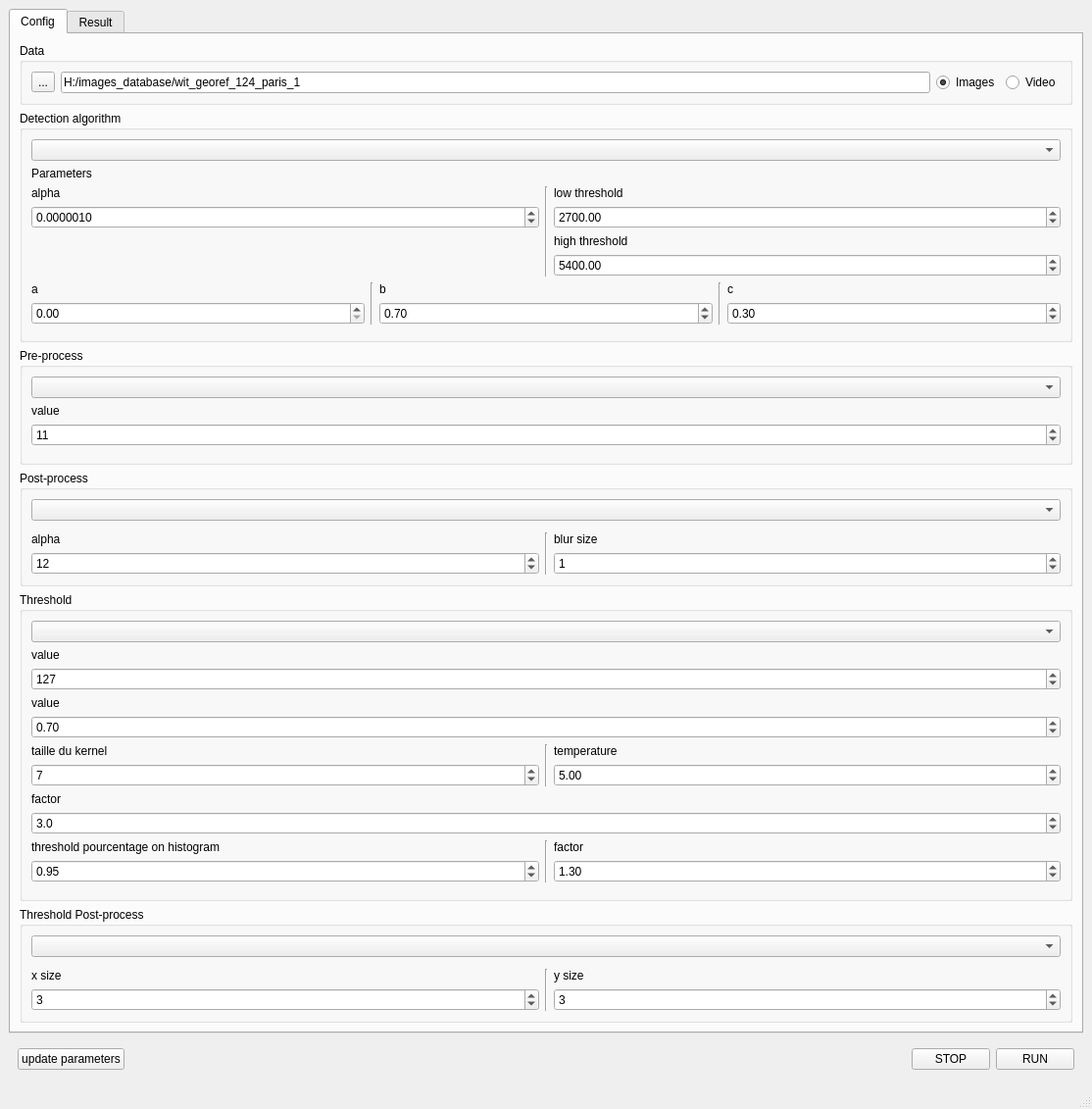
<?xml version="1.0" encoding="UTF-8"?>
<ui version="4.0">
 <class>MainWindow</class>
 <widget class="QMainWindow" name="MainWindow">
  <property name="geometry">
   <rect>
    <x>0</x>
    <y>0</y>
    <width>1114</width>
    <height>1088</height>
   </rect>
  </property>
  <property name="windowTitle">
   <string>MainWindow</string>
  </property>
  <widget class="QWidget" name="centralwidget">
   <layout class="QVBoxLayout" name="verticalLayout">
    <item>
     <widget class="QTabWidget" name="tabWidget">
      <property name="currentIndex">
       <number>0</number>
      </property>
      <widget class="QWidget" name="tab">
       <attribute name="title">
        <string>Config</string>
       </attribute>
       <layout class="QVBoxLayout" name="verticalLayout_4">
        <item>
         <widget class="QGroupBox" name="groupBox_5">
          <property name="title">
           <string>Data</string>
          </property>
          <layout class="QVBoxLayout" name="verticalLayout_2">
           <item>
            <layout class="QHBoxLayout" name="horizontalLayout_4">
             <property name="spacing">
              <number>6</number>
             </property>
             <property name="topMargin">
              <number>0</number>
             </property>
             <item>
              <widget class="QToolButton" name="toolButton_input">
               <property name="text">
                <string>...</string>
               </property>
              </widget>
             </item>
             <item>
              <widget class="QLineEdit" name="lineEdit_input">
               <property name="text">
                <string>H:/images_database/wit_georef_124_paris_1</string>
               </property>
              </widget>
             </item>
             <item>
              <widget class="QRadioButton" name="radioButton">
               <property name="text">
                <string>Images</string>
               </property>
               <property name="checked">
                <bool>true</bool>
               </property>
              </widget>
             </item>
             <item>
              <widget class="QRadioButton" name="radioButton_2">
               <property name="text">
                <string>Video</string>
               </property>
               <property name="checkable">
                <bool>false</bool>
               </property>
              </widget>
             </item>
            </layout>
           </item>
          </layout>
         </widget>
        </item>
        <item>
         <widget class="QGroupBox" name="groupBox">
          <property name="enabled">
           <bool>true</bool>
          </property>
          <property name="title">
           <string>Detection algorithm </string>
          </property>
          <layout class="QVBoxLayout" name="verticalLayout_7">
           <item>
            <widget class="QComboBox" name="comboBox_detection"/>
           </item>
           <item>
            <widget class="QLabel" name="label_4">
             <property name="text">
              <string>Parameters</string>
             </property>
            </widget>
           </item>
           <item>
            <widget class="QWidget" name="param_d_dpmean" native="true">
             <property name="enabled">
              <bool>true</bool>
             </property>
             <layout class="QHBoxLayout" name="horizontalLayout_8">
              <property name="leftMargin">
               <number>0</number>
              </property>
              <property name="topMargin">
               <number>0</number>
              </property>
              <property name="rightMargin">
               <number>0</number>
              </property>
              <property name="bottomMargin">
               <number>0</number>
              </property>
              <item>
               <layout class="QVBoxLayout" name="verticalLayout_21">
                <item>
                 <widget class="QLabel" name="label_16">
                  <property name="text">
                   <string>alpha</string>
                  </property>
                 </widget>
                </item>
                <item>
                 <widget class="QDoubleSpinBox" name="doubleSpinBox_14">
                  <property name="decimals">
                   <number>7</number>
                  </property>
                  <property name="value">
                   <double>0.000001000000000</double>
                  </property>
                 </widget>
                </item>
                <item>
                 <spacer name="verticalSpacer_7">
                  <property name="orientation">
                   <enum>Qt::Vertical</enum>
                  </property>
                  <property name="sizeHint" stdset="0">
                   <size>
                    <width>20</width>
                    <height>40</height>
                   </size>
                  </property>
                 </spacer>
                </item>
               </layout>
              </item>
              <item>
               <widget class="Line" name="line_9">
                <property name="orientation">
                 <enum>Qt::Vertical</enum>
                </property>
               </widget>
              </item>
              <item>
               <layout class="QVBoxLayout" name="verticalLayout_23">
                <item>
                 <widget class="QLabel" name="label_17">
                  <property name="text">
                   <string>low threshold</string>
                  </property>
                 </widget>
                </item>
                <item>
                 <widget class="QDoubleSpinBox" name="doubleSpinBox_15">
                  <property name="maximum">
                   <double>100000.000000000000000</double>
                  </property>
                  <property name="value">
                   <double>2700.000000000000000</double>
                  </property>
                 </widget>
                </item>
                <item>
                 <widget class="QLabel" name="label_19">
                  <property name="text">
                   <string>high threshold</string>
                  </property>
                 </widget>
                </item>
                <item>
                 <widget class="QDoubleSpinBox" name="doubleSpinBox_17">
                  <property name="maximum">
                   <double>10000.000000000000000</double>
                  </property>
                  <property name="value">
                   <double>5400.000000000000000</double>
                  </property>
                 </widget>
                </item>
               </layout>
              </item>
             </layout>
            </widget>
           </item>
           <item>
            <widget class="QWidget" name="param_d_weightedmean" native="true">
             <layout class="QHBoxLayout" name="horizontalLayout_3">
              <property name="leftMargin">
               <number>0</number>
              </property>
              <property name="topMargin">
               <number>0</number>
              </property>
              <property name="rightMargin">
               <number>0</number>
              </property>
              <property name="bottomMargin">
               <number>0</number>
              </property>
              <item>
               <layout class="QVBoxLayout" name="verticalLayout_5">
                <item>
                 <widget class="QLabel" name="label">
                  <property name="text">
                   <string>a</string>
                  </property>
                 </widget>
                </item>
                <item>
                 <widget class="QDoubleSpinBox" name="doubleSpinBox"/>
                </item>
               </layout>
              </item>
              <item>
               <widget class="Line" name="line_2">
                <property name="orientation">
                 <enum>Qt::Vertical</enum>
                </property>
               </widget>
              </item>
              <item>
               <layout class="QVBoxLayout" name="verticalLayout_8">
                <item>
                 <widget class="QLabel" name="label_2">
                  <property name="text">
                   <string>b</string>
                  </property>
                 </widget>
                </item>
                <item>
                 <widget class="QDoubleSpinBox" name="doubleSpinBox_2">
                  <property name="value">
                   <double>0.700000000000000</double>
                  </property>
                 </widget>
                </item>
               </layout>
              </item>
              <item>
               <widget class="Line" name="line">
                <property name="orientation">
                 <enum>Qt::Vertical</enum>
                </property>
               </widget>
              </item>
              <item>
               <layout class="QVBoxLayout" name="verticalLayout_6">
                <item>
                 <widget class="QLabel" name="label_3">
                  <property name="text">
                   <string>c</string>
                  </property>
                 </widget>
                </item>
                <item>
                 <widget class="QDoubleSpinBox" name="doubleSpinBox_3">
                  <property name="value">
                   <double>0.300000000000000</double>
                  </property>
                 </widget>
                </item>
               </layout>
              </item>
             </layout>
            </widget>
           </item>
           <item>
            <widget class="QWidget" name="param_d_none" native="true">
             <layout class="QHBoxLayout" name="horizontalLayout_5">
              <property name="leftMargin">
               <number>0</number>
              </property>
              <property name="topMargin">
               <number>0</number>
              </property>
              <property name="rightMargin">
               <number>0</number>
              </property>
              <property name="bottomMargin">
               <number>0</number>
              </property>
             </layout>
            </widget>
           </item>
           <item>
            <spacer name="verticalSpacer_6">
             <property name="orientation">
              <enum>Qt::Vertical</enum>
             </property>
             <property name="sizeHint" stdset="0">
              <size>
               <width>20</width>
               <height>40</height>
              </size>
             </property>
            </spacer>
           </item>
          </layout>
         </widget>
        </item>
        <item>
         <widget class="QGroupBox" name="groupBox_2">
          <property name="title">
           <string>Pre-process</string>
          </property>
          <layout class="QVBoxLayout" name="verticalLayout_9">
           <item>
            <widget class="QComboBox" name="comboBox_preprocess"/>
           </item>
           <item>
            <widget class="QWidget" name="param_pr_median" native="true">
             <layout class="QVBoxLayout" name="verticalLayout_25">
              <property name="leftMargin">
               <number>0</number>
              </property>
              <property name="topMargin">
               <number>0</number>
              </property>
              <property name="rightMargin">
               <number>0</number>
              </property>
              <property name="bottomMargin">
               <number>0</number>
              </property>
              <item>
               <widget class="QLabel" name="label_20">
                <property name="text">
                 <string>value</string>
                </property>
               </widget>
              </item>
              <item>
               <widget class="QSpinBox" name="spinBox_15">
                <property name="maximum">
                 <number>255</number>
                </property>
                <property name="value">
                 <number>11</number>
                </property>
               </widget>
              </item>
             </layout>
            </widget>
           </item>
           <item>
            <widget class="QWidget" name="param_pr_none" native="true">
             <layout class="QHBoxLayout" name="horizontalLayout_13">
              <property name="leftMargin">
               <number>0</number>
              </property>
              <property name="topMargin">
               <number>0</number>
              </property>
              <property name="rightMargin">
               <number>0</number>
              </property>
              <property name="bottomMargin">
               <number>0</number>
              </property>
             </layout>
            </widget>
           </item>
           <item>
            <spacer name="verticalSpacer">
             <property name="orientation">
              <enum>Qt::Vertical</enum>
             </property>
             <property name="sizeHint" stdset="0">
              <size>
               <width>20</width>
               <height>40</height>
              </size>
             </property>
            </spacer>
           </item>
          </layout>
         </widget>
        </item>
        <item>
         <widget class="QGroupBox" name="groupBox_3">
          <property name="title">
           <string>Post-process</string>
          </property>
          <layout class="QVBoxLayout" name="verticalLayout_10">
           <item>
            <widget class="QComboBox" name="comboBox_postprocess"/>
           </item>
           <item>
            <widget class="QWidget" name="param_po_none" native="true">
             <layout class="QHBoxLayout" name="horizontalLayout_14">
              <property name="leftMargin">
               <number>0</number>
              </property>
              <property name="topMargin">
               <number>0</number>
              </property>
              <property name="rightMargin">
               <number>0</number>
              </property>
              <property name="bottomMargin">
               <number>0</number>
              </property>
             </layout>
            </widget>
           </item>
           <item>
            <widget class="QWidget" name="param_po_median_sp" native="true">
             <property name="enabled">
              <bool>true</bool>
             </property>
             <layout class="QHBoxLayout" name="horizontalLayout_11">
              <property name="leftMargin">
               <number>0</number>
              </property>
              <property name="topMargin">
               <number>0</number>
              </property>
              <property name="rightMargin">
               <number>0</number>
              </property>
              <property name="bottomMargin">
               <number>0</number>
              </property>
              <item>
               <layout class="QVBoxLayout" name="verticalLayout_24">
                <item>
                 <widget class="QLabel" name="label_18">
                  <property name="text">
                   <string>alpha</string>
                  </property>
                 </widget>
                </item>
                <item>
                 <widget class="QSpinBox" name="spinBox_21">
                  <property name="value">
                   <number>12</number>
                  </property>
                 </widget>
                </item>
               </layout>
              </item>
              <item>
               <widget class="Line" name="line_12">
                <property name="orientation">
                 <enum>Qt::Vertical</enum>
                </property>
               </widget>
              </item>
              <item>
               <layout class="QVBoxLayout" name="verticalLayout_32">
                <item>
                 <widget class="QLabel" name="label_28">
                  <property name="text">
                   <string>blur size</string>
                  </property>
                 </widget>
                </item>
                <item>
                 <widget class="QSpinBox" name="spinBox_24">
                  <property name="value">
                   <number>1</number>
                  </property>
                 </widget>
                </item>
               </layout>
              </item>
             </layout>
            </widget>
           </item>
           <item>
            <spacer name="verticalSpacer_8">
             <property name="orientation">
              <enum>Qt::Vertical</enum>
             </property>
             <property name="sizeHint" stdset="0">
              <size>
               <width>20</width>
               <height>40</height>
              </size>
             </property>
            </spacer>
           </item>
          </layout>
         </widget>
        </item>
        <item>
         <widget class="QGroupBox" name="groupBox_4">
          <property name="title">
           <string>Threshold</string>
          </property>
          <layout class="QVBoxLayout" name="verticalLayout_3">
           <item>
            <widget class="QComboBox" name="comboBox_threshold">
             <property name="editable">
              <bool>false</bool>
             </property>
            </widget>
           </item>
           <item>
            <widget class="QWidget" name="param_t_value" native="true">
             <layout class="QVBoxLayout" name="verticalLayout_22">
              <property name="leftMargin">
               <number>0</number>
              </property>
              <property name="topMargin">
               <number>0</number>
              </property>
              <property name="rightMargin">
               <number>0</number>
              </property>
              <property name="bottomMargin">
               <number>0</number>
              </property>
              <item>
               <widget class="QLabel" name="label_15">
                <property name="text">
                 <string>value</string>
                </property>
               </widget>
              </item>
              <item>
               <widget class="QSpinBox" name="spinBox_13">
                <property name="maximum">
                 <number>255</number>
                </property>
                <property name="value">
                 <number>127</number>
                </property>
               </widget>
              </item>
             </layout>
            </widget>
           </item>
           <item>
            <widget class="QWidget" name="param_t_pourcent" native="true">
             <layout class="QVBoxLayout" name="verticalLayout_26">
              <property name="leftMargin">
               <number>0</number>
              </property>
              <property name="topMargin">
               <number>0</number>
              </property>
              <property name="rightMargin">
               <number>0</number>
              </property>
              <property name="bottomMargin">
               <number>0</number>
              </property>
              <item>
               <widget class="QLabel" name="label_21">
                <property name="text">
                 <string>value</string>
                </property>
               </widget>
              </item>
              <item>
               <widget class="QDoubleSpinBox" name="doubleSpinBox_19">
                <property name="singleStep">
                 <double>0.010000000000000</double>
                </property>
                <property name="value">
                 <double>0.700000000000000</double>
                </property>
               </widget>
              </item>
             </layout>
            </widget>
           </item>
           <item>
            <widget class="QWidget" name="param_kornia" native="true">
             <layout class="QHBoxLayout" name="horizontalLayout_9">
              <property name="leftMargin">
               <number>0</number>
              </property>
              <property name="topMargin">
               <number>0</number>
              </property>
              <property name="rightMargin">
               <number>0</number>
              </property>
              <property name="bottomMargin">
               <number>0</number>
              </property>
              <item>
               <layout class="QVBoxLayout" name="verticalLayout_27">
                <item>
                 <widget class="QLabel" name="label_22">
                  <property name="text">
                   <string>taille du kernel</string>
                  </property>
                 </widget>
                </item>
                <item>
                 <widget class="QSpinBox" name="spinBox_20">
                  <property name="value">
                   <number>7</number>
                  </property>
                 </widget>
                </item>
               </layout>
              </item>
              <item>
               <widget class="Line" name="line_10">
                <property name="orientation">
                 <enum>Qt::Vertical</enum>
                </property>
               </widget>
              </item>
              <item>
               <layout class="QVBoxLayout" name="verticalLayout_29">
                <item>
                 <widget class="QLabel" name="label_24">
                  <property name="text">
                   <string>temperature</string>
                  </property>
                 </widget>
                </item>
                <item>
                 <widget class="QDoubleSpinBox" name="doubleSpinBox_22">
                  <property name="value">
                   <double>5.000000000000000</double>
                  </property>
                 </widget>
                </item>
               </layout>
              </item>
             </layout>
            </widget>
           </item>
           <item>
            <widget class="QWidget" name="param_t_std" native="true">
             <layout class="QVBoxLayout" name="verticalLayout_28">
              <property name="leftMargin">
               <number>0</number>
              </property>
              <property name="topMargin">
               <number>0</number>
              </property>
              <property name="rightMargin">
               <number>0</number>
              </property>
              <property name="bottomMargin">
               <number>0</number>
              </property>
              <item>
               <widget class="QLabel" name="label_23">
                <property name="text">
                 <string>factor</string>
                </property>
               </widget>
              </item>
              <item>
               <widget class="QDoubleSpinBox" name="doubleSpinBox_20">
                <property name="decimals">
                 <number>1</number>
                </property>
                <property name="value">
                 <double>3.000000000000000</double>
                </property>
               </widget>
              </item>
             </layout>
            </widget>
           </item>
           <item>
            <widget class="QWidget" name="param_pourcent_sp" native="true">
             <layout class="QHBoxLayout" name="horizontalLayout_10">
              <property name="leftMargin">
               <number>0</number>
              </property>
              <property name="topMargin">
               <number>0</number>
              </property>
              <property name="rightMargin">
               <number>0</number>
              </property>
              <property name="bottomMargin">
               <number>0</number>
              </property>
              <item>
               <layout class="QVBoxLayout" name="verticalLayout_30">
                <item>
                 <widget class="QLabel" name="label_25">
                  <property name="text">
                   <string>threshold pourcentage on histogram</string>
                  </property>
                 </widget>
                </item>
                <item>
                 <widget class="QDoubleSpinBox" name="doubleSpinBox_21">
                  <property name="value">
                   <double>0.950000000000000</double>
                  </property>
                 </widget>
                </item>
               </layout>
              </item>
              <item>
               <widget class="Line" name="line_11">
                <property name="orientation">
                 <enum>Qt::Vertical</enum>
                </property>
               </widget>
              </item>
              <item>
               <layout class="QVBoxLayout" name="verticalLayout_31">
                <item>
                 <widget class="QLabel" name="label_26">
                  <property name="text">
                   <string>factor</string>
                  </property>
                 </widget>
                </item>
                <item>
                 <widget class="QDoubleSpinBox" name="doubleSpinBox_23">
                  <property name="value">
                   <double>1.300000000000000</double>
                  </property>
                 </widget>
                </item>
               </layout>
              </item>
             </layout>
            </widget>
           </item>
           <item>
            <widget class="QWidget" name="param_t_none" native="true">
             <layout class="QHBoxLayout" name="horizontalLayout_6">
              <property name="leftMargin">
               <number>0</number>
              </property>
              <property name="topMargin">
               <number>0</number>
              </property>
              <property name="rightMargin">
               <number>0</number>
              </property>
              <property name="bottomMargin">
               <number>0</number>
              </property>
             </layout>
            </widget>
           </item>
           <item>
            <spacer name="verticalSpacer_4">
             <property name="orientation">
              <enum>Qt::Vertical</enum>
             </property>
             <property name="sizeHint" stdset="0">
              <size>
               <width>20</width>
               <height>40</height>
              </size>
             </property>
            </spacer>
           </item>
          </layout>
         </widget>
        </item>
        <item>
         <widget class="QGroupBox" name="groupBox_6">
          <property name="title">
           <string>Threshold Post-process</string>
          </property>
          <layout class="QVBoxLayout" name="verticalLayout_13">
           <item>
            <widget class="QComboBox" name="comboBox_thresh_postprocess"/>
           </item>
           <item>
            <widget class="QWidget" name="param_po_none_3" native="true">
             <layout class="QHBoxLayout" name="horizontalLayout_16">
              <property name="leftMargin">
               <number>0</number>
              </property>
              <property name="topMargin">
               <number>0</number>
              </property>
              <property name="rightMargin">
               <number>0</number>
              </property>
              <property name="bottomMargin">
               <number>0</number>
              </property>
             </layout>
            </widget>
           </item>
           <item>
            <widget class="QWidget" name="param_tp_o" native="true">
             <property name="enabled">
              <bool>true</bool>
             </property>
             <layout class="QHBoxLayout" name="horizontalLayout_17">
              <property name="leftMargin">
               <number>0</number>
              </property>
              <property name="topMargin">
               <number>0</number>
              </property>
              <property name="rightMargin">
               <number>0</number>
              </property>
              <property name="bottomMargin">
               <number>0</number>
              </property>
              <item>
               <layout class="QVBoxLayout" name="verticalLayout_35">
                <item>
                 <widget class="QLabel" name="label_30">
                  <property name="text">
                   <string>x size</string>
                  </property>
                 </widget>
                </item>
                <item>
                 <widget class="QSpinBox" name="spinBox_23">
                  <property name="value">
                   <number>3</number>
                  </property>
                 </widget>
                </item>
               </layout>
              </item>
              <item>
               <widget class="Line" name="line_14">
                <property name="orientation">
                 <enum>Qt::Vertical</enum>
                </property>
               </widget>
              </item>
              <item>
               <layout class="QVBoxLayout" name="verticalLayout_36">
                <item>
                 <widget class="QLabel" name="label_31">
                  <property name="text">
                   <string>y size</string>
                  </property>
                 </widget>
                </item>
                <item>
                 <widget class="QSpinBox" name="spinBox_26">
                  <property name="value">
                   <number>3</number>
                  </property>
                 </widget>
                </item>
               </layout>
              </item>
             </layout>
            </widget>
           </item>
           <item>
            <spacer name="verticalSpacer_10">
             <property name="orientation">
              <enum>Qt::Vertical</enum>
             </property>
             <property name="sizeHint" stdset="0">
              <size>
               <width>20</width>
               <height>40</height>
              </size>
             </property>
            </spacer>
           </item>
          </layout>
         </widget>
        </item>
       </layout>
      </widget>
      <widget class="QWidget" name="tab_2">
       <attribute name="title">
        <string>Result</string>
       </attribute>
       <layout class="QVBoxLayout" name="verticalLayout_11">
        <item>
         <widget class="QLabel" name="image_container">
          <property name="text">
           <string>Run for output</string>
          </property>
          <property name="scaledContents">
           <bool>false</bool>
          </property>
          <property name="alignment">
           <set>Qt::AlignCenter</set>
          </property>
          <property name="margin">
           <number>-6</number>
          </property>
         </widget>
        </item>
       </layout>
      </widget>
     </widget>
    </item>
    <item>
     <layout class="QHBoxLayout" name="horizontalLayout_2">
      <property name="leftMargin">
       <number>9</number>
      </property>
      <property name="topMargin">
       <number>9</number>
      </property>
      <property name="rightMargin">
       <number>9</number>
      </property>
      <property name="bottomMargin">
       <number>9</number>
      </property>
      <item>
       <widget class="QPushButton" name="pushButton">
        <property name="text">
         <string>update parameters</string>
        </property>
       </widget>
      </item>
      <item>
       <spacer name="horizontalSpacer_2">
        <property name="orientation">
         <enum>Qt::Horizontal</enum>
        </property>
        <property name="sizeHint" stdset="0">
         <size>
          <width>40</width>
          <height>20</height>
         </size>
        </property>
       </spacer>
      </item>
      <item>
       <widget class="QPushButton" name="pushButton_stop">
        <property name="enabled">
         <bool>true</bool>
        </property>
        <property name="text">
         <string>STOP</string>
        </property>
       </widget>
      </item>
      <item>
       <widget class="QPushButton" name="pushButton_run">
        <property name="text">
         <string>RUN</string>
        </property>
       </widget>
      </item>
     </layout>
    </item>
   </layout>
  </widget>
  <widget class="QMenuBar" name="menubar">
   <property name="geometry">
    <rect>
     <x>0</x>
     <y>0</y>
     <width>1114</width>
     <height>21</height>
    </rect>
   </property>
  </widget>
  <widget class="QStatusBar" name="statusbar"/>
 </widget>
 <tabstops>
  <tabstop>toolButton_input</tabstop>
  <tabstop>lineEdit_input</tabstop>
  <tabstop>comboBox_preprocess</tabstop>
 </tabstops>
 <resources/>
 <connections/>
</ui>
